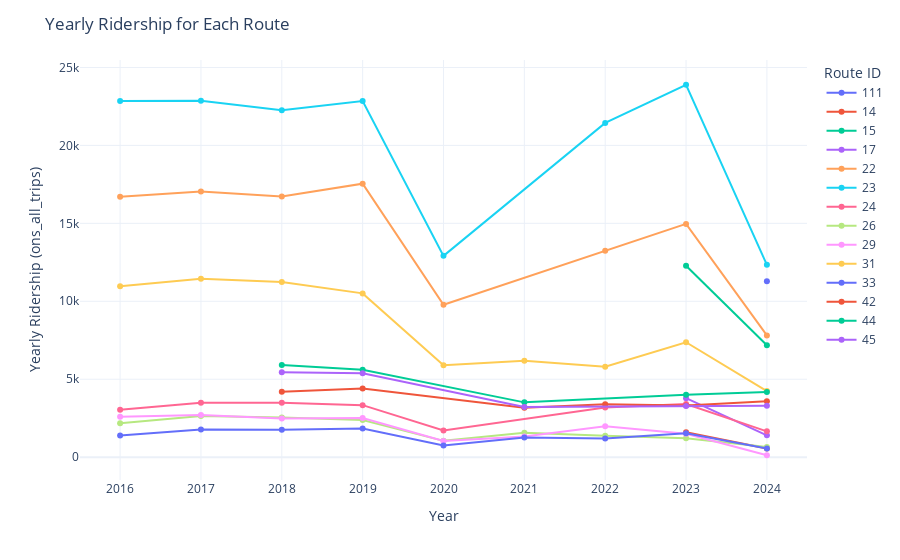

The notebook cell this image was saved under:
### Code cell
# plt.figure(figsize=(12, 6))
# sns.lineplot(data=filtered_data, x='year', y='yearly_ons_all_trips', hue='route_id', marker='o')
# plt.title("Yearly Ridership for Each Route", fontsize=16)
# plt.xlabel("Year", fontsize=12)
# plt.ylabel("Yearly Ridership (ons_all_trips)", fontsize=12)
# plt.legend(title="Route ID", bbox_to_anchor=(1.05, 1), loc='upper left')
# plt.grid(alpha=0.3)
# plt.tight_layout()
# plt.savefig('yearly_ridership_per_route.png', dpi=400)

# Visualization 1: Yearly Ridership for Each Route
plotly_fig = px.line(filtered_data, x='year', y='yearly_ons_all_trips', color='route_id', markers=True)
plotly_fig.update_layout(
    title="Yearly Ridership for Each Route",
    xaxis_title="Year",
    yaxis_title="Yearly Ridership (ons_all_trips)",
    legend_title="Route ID",
    template='plotly_white'
)


plotly_fig.write_html("./Plots/Ridership/yearly_ridership_per_route.html")
plotly_fig.show()

### Figure 1 — Plotly figure (JSON) as saved in the notebook; plotly's stock layout.template omitted (floating-point values rounded to 4 significant figures)
{"data": [{"hovertemplate": "route_id=111<br>year=%{x}<br>yearly_ons_all_trips=%{y}<extra></extra>", "legendgroup": "111", "line": {"color": "#636efa", "dash": "solid"}, "marker": {"symbol": "circle"}, "mode": "lines+markers", "name": "111", "orientation": "v", "showlegend": true, "type": "scatter", "x": [2024], "xaxis": "x", "y": [11290.0], "yaxis": "y"}, {"hovertemplate": "route_id=14<br>year=%{x}<br>yearly_ons_all_trips=%{y}<extra></extra>", "legendgroup": "14", "line": {"color": "#EF553B", "dash": "solid"}, "marker": {"symbol": "circle"}, "mode": "lines+markers", "name": "14", "orientation": "v", "showlegend": true, "type": "scatter", "x": [2023, 2024], "xaxis": "x", "y": [1602.0, 552.5], "yaxis": "y"}, {"hovertemplate": "route_id=15<br>year=%{x}<br>yearly_ons_all_trips=%{y}<extra></extra>", "legendgroup": "15", "line": {"color": "#00cc96", "dash": "solid"}, "marker": {"symbol": "circle"}, "mode": "lines+markers", "name": "15", "orientation": "v", "showlegend": true, "type": "scatter", "x": [2023, 2024], "xaxis": "x", "y": [12280.0, 7183.0], "yaxis": "y"}, {"hovertemplate": "route_id=17<br>year=%{x}<br>yearly_ons_all_trips=%{y}<extra></extra>", "legendgroup": "17", "line": {"color": "#ab63fa", "dash": "solid"}, "marker": {"symbol": "circle"}, "mode": "lines+markers", "name": "17", "orientation": "v", "showlegend": true, "type": "scatter", "x": [2023, 2024], "xaxis": "x", "y": [3781.0, 1400.0], "yaxis": "y"}, {"hovertemplate": "route_id=22<br>year=%{x}<br>yearly_ons_all_trips=%{y}<extra></extra>", "legendgroup": "22", "line": {"color": "#FFA15A", "dash": "solid"}, "marker": {"symbol": "circle"}, "mode": "lines+markers", "name": "22", "orientation": "v", "showlegend": true, "type": "scatter", "x": [2016, 2017, 2018, 2019, 2020, 2022, 2023, 2024], "xaxis": "x", "y": [16700.0, 17040.0, 16730.0, 17550.0, 9774.0, 13250.0, 14970.0, 7812.0], "yaxis": "y"}, {"hovertemplate": "route_id=23<br>year=%{x}<br>yearly_ons_all_trips=%{y}<extra></extra>", "legendgroup": "23", "line": {"color": "#19d3f3", "dash": "solid"}, "marker": {"symbol": "circle"}, "mode": "lines+markers", "name": "23", "orientation": "v", "showlegend": true, "type": "scatter", "x": [2016, 2017, 2018, 2019, 2020, 2022, 2023, 2024], "xaxis": "x", "y": [22840.0, 22860.0, 22250.0, 22850.0, 12920.0, 21440.0, 23890.0, 12340.0], "yaxis": "y"}, {"hovertemplate": "route_id=24<br>year=%{x}<br>yearly_ons_all_trips=%{y}<extra></extra>", "legendgroup": "24", "line": {"color": "#FF6692", "dash": "solid"}, "marker": {"symbol": "circle"}, "mode": "lines+markers", "name": "24", "orientation": "v", "showlegend": true, "type": "scatter", "x": [2016, 2017, 2018, 2019, 2020, 2022, 2023, 2024], "xaxis": "x", "y": [3043.0, 3497.0, 3487.0, 3335.0, 1711.0, 3182.0, 3408.0, 1656.0], "yaxis": "y"}, {"hovertemplate": "route_id=26<br>year=%{x}<br>yearly_ons_all_trips=%{y}<extra></extra>", "legendgroup": "26", "line": {"color": "#B6E880", "dash": "solid"}, "marker": {"symbol": "circle"}, "mode": "lines+markers", "name": "26", "orientation": "v", "showlegend": true, "type": "scatter", "x": [2016, 2017, 2018, 2019, 2020, 2021, 2022, 2023, 2024], "xaxis": "x", "y": [2169.0, 2634.0, 2547.0, 2383.0, 1045.0, 1560.0, 1368.0, 1218.0, 646.9], "yaxis": "y"}, {"hovertemplate": "route_id=29<br>year=%{x}<br>yearly_ons_all_trips=%{y}<extra></extra>", "legendgroup": "29", "line": {"color": "#FF97FF", "dash": "solid"}, "marker": {"symbol": "circle"}, "mode": "lines+markers", "name": "29", "orientation": "v", "showlegend": true, "type": "scatter", "x": [2016, 2017, 2018, 2019, 2020, 2021, 2022, 2023, 2024], "xaxis": "x", "y": [2597.0, 2712.0, 2475.0, 2515.0, 1033.0, 1322.0, 1984.0, 1495.0, 121.8], "yaxis": "y"}, {"hovertemplate": "route_id=31<br>year=%{x}<br>yearly_ons_all_trips=%{y}<extra></extra>", "legendgroup": "31", "line": {"color": "#FECB52", "dash": "solid"}, "marker": {"symbol": "circle"}, "mode": "lines+markers", "name": "31", "orientation": "v", "showlegend": true, "type": "scatter", "x": [2016, 2017, 2018, 2019, 2020, 2021, 2022, 2023, 2024], "xaxis": "x", "y": [10970.0, 11440.0, 11240.0, 10510.0, 5898.0, 6192.0, 5808.0, 7373.0, 4241.0], "yaxis": "y"}, {"hovertemplate": "route_id=33<br>year=%{x}<br>yearly_ons_all_trips=%{y}<extra></extra>", "legendgroup": "33", "line": {"color": "#636efa", "dash": "solid"}, "marker": {"symbol": "circle"}, "mode": "lines+markers", "name": "33", "orientation": "v", "showlegend": true, "type": "scatter", "x": [2016, 2017, 2018, 2019, 2020, 2021, 2022, 2023, 2024], "xaxis": "x", "y": [1390.0, 1771.0, 1756.0, 1839.0, 749.6, 1260.0, 1200.0, 1537.0, 552.5], "yaxis": "y"}, {"hovertemplate": "route_id=42<br>year=%{x}<br>yearly_ons_all_trips=%{y}<extra></extra>", "legendgroup": "42", "line": {"color": "#EF553B", "dash": "solid"}, "marker": {"symbol": "circle"}, "mode": "lines+markers", "name": "42", "orientation": "v", "showlegend": true, "type": "scatter", "x": [2018, 2019, 2021, 2022, 2023, 2024], "xaxis": "x", "y": [4200.0, 4405.0, 3176.0, 3391.0, 3311.0, 3584.0], "yaxis": "y"}, {"hovertemplate": "route_id=44<br>year=%{x}<br>yearly_ons_all_trips=%{y}<extra></extra>", "legendgroup": "44", "line": {"color": "#00cc96", "dash": "solid"}, "marker": {"symbol": "circle"}, "mode": "lines+markers", "name": "44", "orientation": "v", "showlegend": true, "type": "scatter", "x": [2018, 2019, 2021, 2023, 2024], "xaxis": "x", "y": [5911.0, 5608.0, 3515.0, 3996.0, 4174.0], "yaxis": "y"}, {"hovertemplate": "route_id=45<br>year=%{x}<br>yearly_ons_all_trips=%{y}<extra></extra>", "legendgroup": "45", "line": {"color": "#ab63fa", "dash": "solid"}, "marker": {"symbol": "circle"}, "mode": "lines+markers", "name": "45", "orientation": "v", "showlegend": true, "type": "scatter", "x": [2018, 2019, 2021, 2023, 2024], "xaxis": "x", "y": [5448.0, 5382.0, 3216.0, 3276.0, 3291.0], "yaxis": "y"}], "layout": {"legend": {"title": {"text": "Route ID"}, "tracegroupgap": 0}, "margin": {"t": 60}, "title": {"text": "Yearly Ridership for Each Route"}, "xaxis": {"anchor": "y", "domain": [0, 1], "title": {"text": "Year"}}, "yaxis": {"anchor": "x", "domain": [0, 1], "title": {"text": "Yearly Ridership (ons_all_trips)"}}}}
